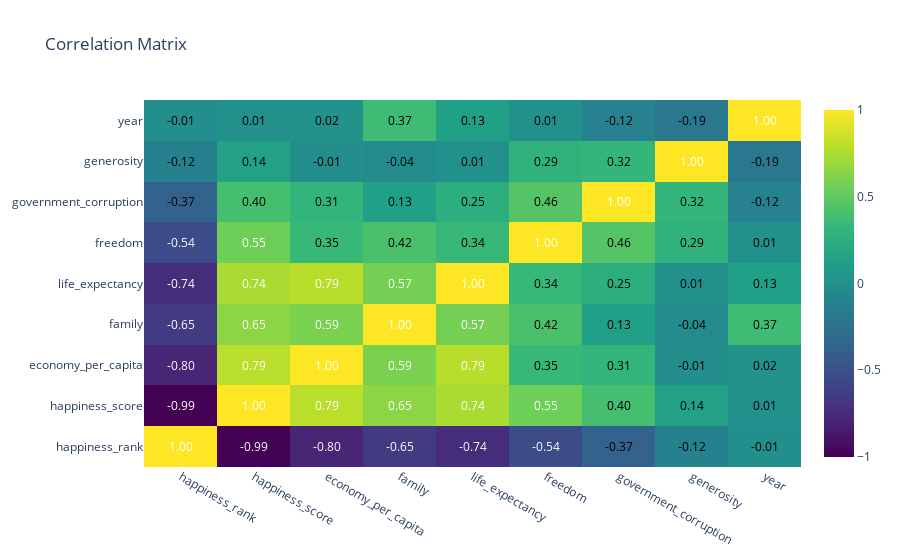

The code cell stored with this chart in its notebook:
### Code cell
correlation_matrix = dataframe_filtered.loc[:, ~dataframe_filtered.columns.isin(['country_region'])].corr()
corr_graph(correlation_matrix)

### Figure 1 — Plotly figure (JSON) as saved in the notebook; plotly's stock layout.template omitted (floating-point values rounded to 4 significant figures)
{"data": [{"colorscale": [[0, "#440154"], [0.1111, "#482878"], [0.2222, "#3e4989"], [0.3333, "#31688e"], [0.4444, "#26828e"], [0.5556, "#1f9e89"], [0.6667, "#35b779"], [0.7778, "#6ece58"], [0.8889, "#b5de2b"], [1, "#fde725"]], "type": "heatmap", "x": ["happiness_rank", "happiness_score", "economy_per_capita", "family", "life_expectancy", "freedom", "government_corruption", "generosity", "year"], "y": ["happiness_rank", "happiness_score", "economy_per_capita", "family", "life_expectancy", "freedom", "government_corruption", "generosity", "year"], "z": [[1, -0.9921, -0.7951, -0.6474, -0.7441, -0.5402, -0.3728, -0.1183, -0.006594], [-0.9921, 1, 0.7897, 0.6512, 0.7428, 0.5534, 0.3984, 0.1381, 0.005946], [-0.7951, 0.7897, 1, 0.5929, 0.7878, 0.3456, 0.3063, -0.01365, 0.01723], [-0.6474, 0.6512, 0.5929, 1, 0.5733, 0.4198, 0.1264, -0.0376, 0.3686], [-0.7441, 0.7428, 0.7878, 0.5733, 1, 0.3412, 0.2505, 0.01072, 0.1301], [-0.5402, 0.5534, 0.3456, 0.4198, 0.3412, 1, 0.4596, 0.2906, 0.01112], [-0.3728, 0.3984, 0.3063, 0.1264, 0.2505, 0.4596, 1, 0.3189, -0.1223], [-0.1183, 0.1381, -0.01365, -0.0376, 0.01072, 0.2906, 0.3189, 1, -0.1924], [-0.006594, 0.005946, 0.01723, 0.3686, 0.1301, 0.01112, -0.1223, -0.1924, 1]], "zmax": 1, "zmin": -1}], "layout": {"annotations": [{"font": {"color": "white"}, "showarrow": false, "text": "1.00", "x": "happiness_rank", "xref": "x", "y": "happiness_rank", "yref": "y"}, {"font": {"color": "white"}, "showarrow": false, "text": "-0.99", "x": "happiness_score", "xref": "x", "y": "happiness_rank", "yref": "y"}, {"font": {"color": "white"}, "showarrow": false, "text": "-0.80", "x": "economy_per_capita", "xref": "x", "y": "happiness_rank", "yref": "y"}, {"font": {"color": "white"}, "showarrow": false, "text": "-0.65", "x": "family", "xref": "x", "y": "happiness_rank", "yref": "y"}, {"font": {"color": "white"}, "showarrow": false, "text": "-0.74", "x": "life_expectancy", "xref": "x", "y": "happiness_rank", "yref": "y"}, {"font": {"color": "white"}, "showarrow": false, "text": "-0.54", "x": "freedom", "xref": "x", "y": "happiness_rank", "yref": "y"}, {"font": {"color": "black"}, "showarrow": false, "text": "-0.37", "x": "government_corruption", "xref": "x", "y": "happiness_rank", "yref": "y"}, {"font": {"color": "black"}, "showarrow": false, "text": "-0.12", "x": "generosity", "xref": "x", "y": "happiness_rank", "yref": "y"}, {"font": {"color": "black"}, "showarrow": false, "text": "-0.01", "x": "year", "xref": "x", "y": "happiness_rank", "yref": "y"}, {"font": {"color": "white"}, "showarrow": false, "text": "-0.99", "x": "happiness_rank", "xref": "x", "y": "happiness_score", "yref": "y"}, {"font": {"color": "white"}, "showarrow": false, "text": "1.00", "x": "happiness_score", "xref": "x", "y": "happiness_score", "yref": "y"}, {"font": {"color": "white"}, "showarrow": false, "text": "0.79", "x": "economy_per_capita", "xref": "x", "y": "happiness_score", "yref": "y"}, {"font": {"color": "white"}, "showarrow": false, "text": "0.65", "x": "family", "xref": "x", "y": "happiness_score", "yref": "y"}, {"font": {"color": "white"}, "showarrow": false, "text": "0.74", "x": "life_expectancy", "xref": "x", "y": "happiness_score", "yref": "y"}, {"font": {"color": "white"}, "showarrow": false, "text": "0.55", "x": "freedom", "xref": "x", "y": "happiness_score", "yref": "y"}, {"font": {"color": "black"}, "showarrow": false, "text": "0.40", "x": "government_corruption", "xref": "x", "y": "happiness_score", "yref": "y"}, {"font": {"color": "black"}, "showarrow": false, "text": "0.14", "x": "generosity", "xref": "x", "y": "happiness_score", "yref": "y"}, {"font": {"color": "black"}, "showarrow": false, "text": "0.01", "x": "year", "xref": "x", "y": "happiness_score", "yref": "y"}, {"font": {"color": "white"}, "showarrow": false, "text": "-0.80", "x": "happiness_rank", "xref": "x", "y": "economy_per_capita", "yref": "y"}, {"font": {"color": "white"}, "showarrow": false, "text": "0.79", "x": "happiness_score", "xref": "x", "y": "economy_per_capita", "yref": "y"}, {"font": {"color": "white"}, "showarrow": false, "text": "1.00", "x": "economy_per_capita", "xref": "x", "y": "economy_per_capita", "yref": "y"}, {"font": {"color": "white"}, "showarrow": false, "text": "0.59", "x": "family", "xref": "x", "y": "economy_per_capita", "yref": "y"}, {"font": {"color": "white"}, "showarrow": false, "text": "0.79", "x": "life_expectancy", "xref": "x", "y": "economy_per_capita", "yref": "y"}, {"font": {"color": "black"}, "showarrow": false, "text": "0.35", "x": "freedom", "xref": "x", "y": "economy_per_capita", "yref": "y"}, {"font": {"color": "black"}, "showarrow": false, "text": "0.31", "x": "government_corruption", "xref": "x", "y": "economy_per_capita", "yref": "y"}, {"font": {"color": "black"}, "showarrow": false, "text": "-0.01", "x": "generosity", "xref": "x", "y": "economy_per_capita", "yref": "y"}, {"font": {"color": "black"}, "showarrow": false, "text": "0.02", "x": "year", "xref": "x", "y": "economy_per_capita", "yref": "y"}, {"font": {"color": "white"}, "showarrow": false, "text": "-0.65", "x": "happiness_rank", "xref": "x", "y": "family", "yref": "y"}, {"font": {"color": "white"}, "showarrow": false, "text": "0.65", "x": "happiness_score", "xref": "x", "y": "family", "yref": "y"}, {"font": {"color": "white"}, "showarrow": false, "text": "0.59", "x": "economy_per_capita", "xref": "x", "y": "family", "yref": "y"}, {"font": {"color": "white"}, "showarrow": false, "text": "1.00", "x": "family", "xref": "x", "y": "family", "yref": "y"}, {"font": {"color": "white"}, "showarrow": false, "text": "0.57", "x": "life_expectancy", "xref": "x", "y": "family", "yref": "y"}, {"font": {"color": "black"}, "showarrow": false, "text": "0.42", "x": "freedom", "xref": "x", "y": "family", "yref": "y"}, {"font": {"color": "black"}, "showarrow": false, "text": "0.13", "x": "government_corruption", "xref": "x", "y": "family", "yref": "y"}, {"font": {"color": "black"}, "showarrow": false, "text": "-0.04", "x": "generosity", "xref": "x", "y": "family", "yref": "y"}, {"font": {"color": "black"}, "showarrow": false, "text": "0.37", "x": "year", "xref": "x", "y": "family", "yref": "y"}, {"font": {"color": "white"}, "showarrow": false, "text": "-0.74", "x": "happiness_rank", "xref": "x", "y": "life_expectancy", "yref": "y"}, {"font": {"color": "white"}, "showarrow": false, "text": "0.74", "x": "happiness_score", "xref": "x", "y": "life_expectancy", "yref": "y"}, {"font": {"color": "white"}, "showarrow": false, "text": "0.79", "x": "economy_per_capita", "xref": "x", "y": "life_expectancy", "yref": "y"}, {"font": {"color": "white"}, "showarrow": false, "text": "0.57", "x": "family", "xref": "x", "y": "life_expectancy", "yref": "y"}, {"font": {"color": "white"}, "showarrow": false, "text": "1.00", "x": "life_expectancy", "xref": "x", "y": "life_expectancy", "yref": "y"}, {"font": {"color": "black"}, "showarrow": false, "text": "0.34", "x": "freedom", "xref": "x", "y": "life_expectancy", "yref": "y"}, {"font": {"color": "black"}, "showarrow": false, "text": "0.25", "x": "government_corruption", "xref": "x", "y": "life_expectancy", "yref": "y"}, {"font": {"color": "black"}, "showarrow": false, "text": "0.01", "x": "generosity", "xref": "x", "y": "life_expectancy", "yref": "y"}, {"font": {"color": "black"}, "showarrow": false, "text": "0.13", "x": "year", "xref": "x", "y": "life_expectancy", "yref": "y"}, {"font": {"color": "white"}, "showarrow": false, "text": "-0.54", "x": "happiness_rank", "xref": "x", "y": "freedom", "yref": "y"}, {"font": {"color": "white"}, "showarrow": false, "text": "0.55", "x": "happiness_score", "xref": "x", "y": "freedom", "yref": "y"}, {"font": {"color": "black"}, "showarrow": false, "text": "0.35", "x": "economy_per_capita", "xref": "x", "y": "freedom", "yref": "y"}, {"font": {"color": "black"}, "showarrow": false, "text": "0.42", "x": "family", "xref": "x", "y": "freedom", "yref": "y"}, {"font": {"color": "black"}, "showarrow": false, "text": "0.34", "x": "life_expectancy", "xref": "x", "y": "freedom", "yref": "y"}, {"font": {"color": "white"}, "showarrow": false, "text": "1.00", "x": "freedom", "xref": "x", "y": "freedom", "yref": "y"}, {"font": {"color": "black"}, "showarrow": false, "text": "0.46", "x": "government_corruption", "xref": "x", "y": "freedom", "yref": "y"}, {"font": {"color": "black"}, "showarrow": false, "text": "0.29", "x": "generosity", "xref": "x", "y": "freedom", "yref": "y"}, {"font": {"color": "black"}, "showarrow": false, "text": "0.01", "x": "year", "xref": "x", "y": "freedom", "yref": "y"}, {"font": {"color": "black"}, "showarrow": false, "text": "-0.37", "x": "happiness_rank", "xref": "x", "y": "government_corruption", "yref": "y"}, {"font": {"color": "black"}, "showarrow": false, "text": "0.40", "x": "happiness_score", "xref": "x", "y": "government_corruption", "yref": "y"}, {"font": {"color": "black"}, "showarrow": false, "text": "0.31", "x": "economy_per_capita", "xref": "x", "y": "government_corruption", "yref": "y"}, {"font": {"color": "black"}, "showarrow": false, "text": "0.13", "x": "family", "xref": "x", "y": "government_corruption", "yref": "y"}, {"font": {"color": "black"}, "showarrow": false, "text": "0.25", "x": "life_expectancy", "xref": "x", "y": "government_corruption", "yref": "y"}, {"font": {"color": "black"}, "showarrow": false, "text": "0.46", "x": "freedom", "xref": "x", "y": "government_corruption", "yref": "y"}, {"font": {"color": "white"}, "showarrow": false, "text": "1.00", "x": "government_corruption", "xref": "x", "y": "government_corruption", "yref": "y"}, {"font": {"color": "black"}, "showarrow": false, "text": "0.32", "x": "generosity", "xref": "x", "y": "government_corruption", "yref": "y"}, {"font": {"color": "black"}, "showarrow": false, "text": "-0.12", "x": "year", "xref": "x", "y": "government_corruption", "yref": "y"}, {"font": {"color": "black"}, "showarrow": false, "text": "-0.12", "x": "happiness_rank", "xref": "x", "y": "generosity", "yref": "y"}, {"font": {"color": "black"}, "showarrow": false, "text": "0.14", "x": "happiness_score", "xref": "x", "y": "generosity", "yref": "y"}, {"font": {"color": "black"}, "showarrow": false, "text": "-0.01", "x": "economy_per_capita", "xref": "x", "y": "generosity", "yref": "y"}, {"font": {"color": "black"}, "showarrow": false, "text": "-0.04", "x": "family", "xref": "x", "y": "generosity", "yref": "y"}, {"font": {"color": "black"}, "showarrow": false, "text": "0.01", "x": "life_expectancy", "xref": "x", "y": "generosity", "yref": "y"}, {"font": {"color": "black"}, "showarrow": false, "text": "0.29", "x": "freedom", "xref": "x", "y": "generosity", "yref": "y"}, {"font": {"color": "black"}, "showarrow": false, "text": "0.32", "x": "government_corruption", "xref": "x", "y": "generosity", "yref": "y"}, {"font": {"color": "white"}, "showarrow": false, "text": "1.00", "x": "generosity", "xref": "x", "y": "generosity", "yref": "y"}, {"font": {"color": "black"}, "showarrow": false, "text": "-0.19", "x": "year", "xref": "x", "y": "generosity", "yref": "y"}, {"font": {"color": "black"}, "showarrow": false, "text": "-0.01", "x": "happiness_rank", "xref": "x", "y": "year", "yref": "y"}, {"font": {"color": "black"}, "showarrow": false, "text": "0.01", "x": "happiness_score", "xref": "x", "y": "year", "yref": "y"}, {"font": {"color": "black"}, "showarrow": false, "text": "0.02", "x": "economy_per_capita", "xref": "x", "y": "year", "yref": "y"}, {"font": {"color": "black"}, "showarrow": false, "text": "0.37", "x": "family", "xref": "x", "y": "year", "yref": "y"}, {"font": {"color": "black"}, "showarrow": false, "text": "0.13", "x": "life_expectancy", "xref": "x", "y": "year", "yref": "y"}, {"font": {"color": "black"}, "showarrow": false, "text": "0.01", "x": "freedom", "xref": "x", "y": "year", "yref": "y"}, {"font": {"color": "black"}, "showarrow": false, "text": "-0.12", "x": "government_corruption", "xref": "x", "y": "year", "yref": "y"}, {"font": {"color": "black"}, "showarrow": false, "text": "-0.19", "x": "generosity", "xref": "x", "y": "year", "yref": "y"}, {"font": {"color": "white"}, "showarrow": false, "text": "1.00", "x": "year", "xref": "x", "y": "year", "yref": "y"}], "title": {"text": "Correlation Matrix"}, "xaxis": {"nticks": 36}}}
